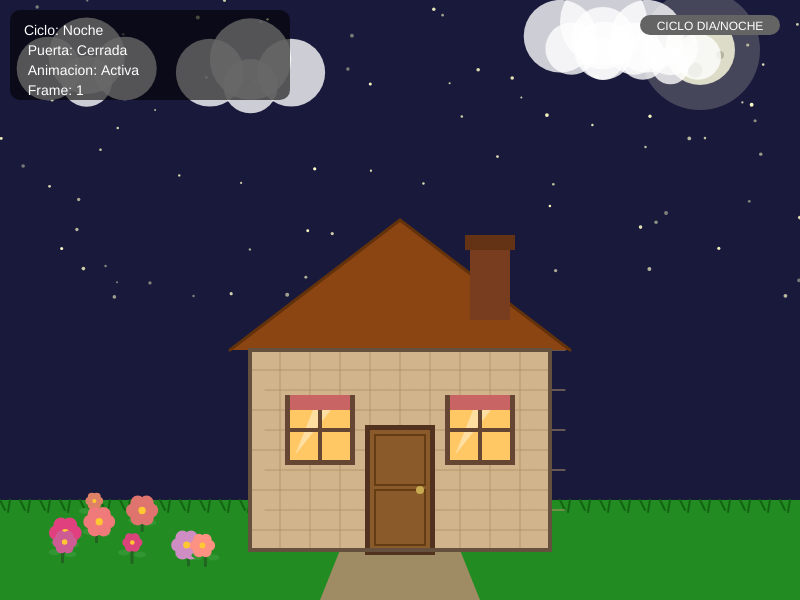
Frame 1 (no input)
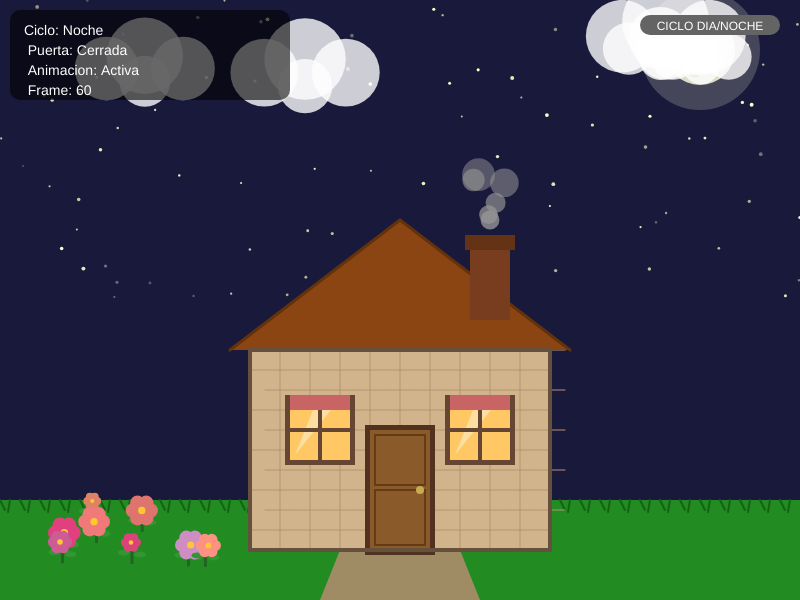
Frame 60 (no input)
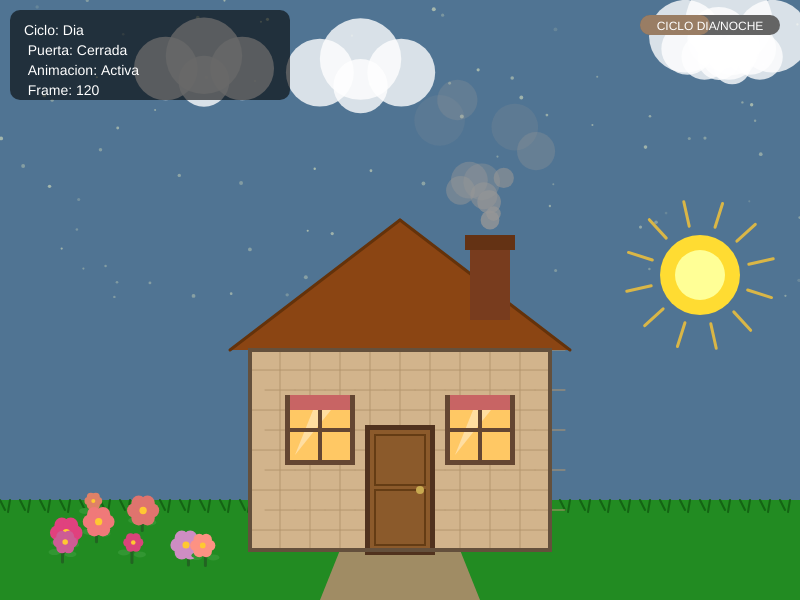
Frame 120 (the mouse pressed at the canvas centre since frame 60)

The p5.js sketch that drew these frames (run headless with seeded random() and noise() and a simulated clock; from frame 60 on, the mouse is pressed at the canvas centre):

// p5.js sketch
// ── sketch.js
// =====================================================
// PROYECTO FINAL - CASITA INTERACTIVA
// Materia: Graficación
// Nombre: Alexis Alvarez Sanchez.
// =====================================================


// Control de animación
let animacionActiva = true;

// Puerta
let puertaAbierta = false;
let anguloPuerta = 0;

// Nubes
let nubes = [];

// Humo de chimenea
let particulasHumo = [];

// Estrellas
let estrellas = [];

// Flores
let flores = [];


function setup() {
    createCanvas(800, 600);
    
    // Inicializar nubes con posiciones aleatorias
    for (let i = 0; i < 5; i++) {
        nubes.push({
            x: random(width),
            y: random(30, 120),
            velocidad: random(0.3, 1.2),
            tamano: random(0.8, 1.5)
        });
    }
    
    // Inicializar estrellas
    for (let i = 0; i < 80; i++) {
        estrellas.push({
            x: random(width),
            y: random(height / 2),
            brillo: random(100, 255),
            parpadeo: random(0.02, 0.08)
        });
    }
    
    // Inicializar flores en el jardín
    for (let i = 0; i < 8; i++) {
        flores.push({
            x: random(50, 250),
            y: random(480, 550),
            color: color(random(200, 255), random(50, 150), random(100, 200)),
            tamano: random(8, 15),
            oscilacion: random(TWO_PI)
        });
    }
    
    smooth();
}


function draw() {
   
    // mouseX controla el ciclo día/noche (0 = noche, width = día)
    let cicloDia = map(mouseX, 0, width, 0, 1);
    cicloDia = constrain(cicloDia, 0, 1);
  
    // colores: Noche (azul oscuro) → Día (azul claro)
    let colorNoche = color(25, 25, 60);
    let colorDia = color(135, 206, 235);
    let colorCielo = lerpColor(colorNoche, colorDia, cicloDia);
    background(colorCielo);
    
   
    dibujarEstrellas(cicloDia);
    
    
    // mouseY controla la altura del astro
    let alturaAstro = map(mouseY, 0, height, 50, height - 100);
    alturaAstro = constrain(alturaAstro, 50, height - 100);
    
    // Sol (día) o Luna (noche)
    if (cicloDia > 0.3) {
        dibujarSol(width - 100, alturaAstro, cicloDia);
    } else {
        dibujarLuna(width - 100, alturaAstro, cicloDia);
    }
    
   
    dibujarNubes();
    
   
    dibujarJardin();
    
    
    dibujarFlores();
    
    
    dibujarCasita();
    
  
    dibujarHumo();
    
    
    dibujarInfo();
}



// Dibujar estrellas que parpaden
function dibujarEstrellas(cicloDia) {
    // Opacidad 
    let opacidad = map(cicloDia, 0, 1, 255, 0);
    
    if (opacidad > 5) {
        noStroke();
        for (let estrella of estrellas) {
            // parpadeo
            let brillo = estrella.brillo + sin(frameCount * estrella.parpadeo) * 50;
            brillo = constrain(brillo, 50, 255);
            fill(255, 255, 200, opacidad * (brillo / 255));
            circle(estrella.x, estrella.y, random(2, 4));
        }
    }
}

// Dibujar sol con rayos
function dibujarSol(x, y, cicloDia) {
    push();
    translate(x, y);
    
    // Animacion sol
    stroke(255, 200, 50, 200);
    strokeWeight(3);
    let rotacionRayos = frameCount * 0.02;
    for (let i = 0; i < 12; i++) {
        let angulo = rotacionRayos + (i * TWO_PI / 12);
        let x1 = cos(angulo) * 50;
        let y1 = sin(angulo) * 50;
        let x2 = cos(angulo) * 75;
        let y2 = sin(angulo) * 75;
        line(x1, y1, x2, y2);
    }
    
    // Círculo del sol
    noStroke();
    fill(255, 220, 50);
    circle(0, 0, 80);
    
    // Brillo por dentro
    fill(255, 255, 150);
    circle(0, 0, 50);
    
    pop();
}

// Dibujar luna 
function dibujarLuna(x, y, cicloDia) {
    push();
    translate(x, y);
    
    
    noStroke();
    fill(255, 255, 220, 50);
    circle(0, 0, 120);
    
    // Círculo de la luna
    fill(220, 220, 200);
    circle(0, 0, 70);
    
    
    fill(180, 180, 160);
    circle(-15, -10, 12);
    circle(20, 5, 8);
    circle(-5, 20, 15);
    circle(10, -18, 6);
    
    pop();
}

// Dibujar y animar nubes
function dibujarNubes() {
    noStroke();
    fill(255, 255, 255, 200);
    
    for (let nube of nubes) {
        push();
        translate(nube.x, nube.y);
        scale(nube.tamano);
        
        // Dibujar nube con múltiples círculos
        circle(0, 0, 50);
        circle(30, -10, 60);
        circle(60, 0, 50);
        circle(30, 10, 40);
        
        pop();
        
        // Mover nube si la animación está activa
        if (animacionActiva) {
            nube.x += nube.velocidad;
            if (nube.x > width + 100) {
                nube.x = -100;
            }
        }
    }
}

// Dibujar el jardín/suelo
function dibujarJardin() {
    // Suelo verde
    noStroke();
    fill(34, 139, 34);
    rect(0, height - 100, width, 100);
    
    // Detalle del césped
    stroke(20, 100, 20);
    strokeWeight(2);
    for (let i = 0; i < width; i += 20) {
        line(i, height - 100, i + 5, height - 90);
        line(i + 10, height - 100, i + 8, height - 88);
    }
    
    // Camino de entrada
    noStroke();
    fill(160, 140, 100);
    beginShape();
    vertex(360, height - 100);
    vertex(440, height - 100);
    vertex(480, height);
    vertex(320, height);
    endShape(CLOSE);
}

// Dibujar flores animadas
function dibujarFlores() {
    for (let flor of flores) {
        push();
        translate(flor.x, flor.y);
        
        // Tallo
        stroke(34, 100, 34);
        strokeWeight(3);
        line(0, 0, 0, 20);
        
        // Hojas
        noStroke();
        fill(50, 150, 50);
        ellipse(-8, 10, 12, 6);
        ellipse(8, 12, 12, 6);
        
        // Flor con animación de oscilación
        let oscilacion = sin(frameCount * 0.05 + flor.oscilacion) * 3;
        translate(oscilacion, 0);
        
        // Pétalos
        noStroke();
        fill(flor.color);
        for (let i = 0; i < 6; i++) {
            let angulo = i * TWO_PI / 6;
            let px = cos(angulo) * flor.tamano * 0.6;
            let py = sin(angulo) * flor.tamano * 0.6;
            circle(px, py, flor.tamano);
        }
        
        // Centro de la flor
        fill(255, 200, 50);
        circle(0, 0, flor.tamano * 0.5);
        
        pop();
    }
}

// Dibujar la casita completa
function dibujarCasita() {
    push();
    translate(250, 250);
    
    
    noStroke();
    fill(210, 180, 140); // Color madera clara
    rect(0, 100, 300, 200);
    
    // Textura de ladrillos
    stroke(180, 150, 110);
    strokeWeight(1);
    for (let i = 0; i < 300; i += 30) {
        line(i, 100, i, 300);
        for (let j = 100; j < 300; j += 20) {
            let offset = (j / 20) % 2 === 0 ? 0 : 15;
            line(i + offset, j, i + offset + 30, j);
        }
    }
    
  
    noStroke();
    fill(139, 69, 19); // Marrón oscuro
    triangle(-20, 100, 150, -30, 320, 100);
    
    // Detalle del techo
    stroke(100, 50, 10);
    strokeWeight(3);
    line(-20, 100, 150, -30);
    line(150, -30, 320, 100);
    
    
    noStroke();
    fill(120, 60, 30);
    rect(220, -10, 40, 80);
    
    // Borde de la chimenea
    fill(100, 50, 20);
    rect(215, -15, 50, 15);
    
    
    // La iluminación de las ventanas cambia según el ciclo día/noche
    let cicloDia = map(mouseX, 0, width, 0, 1);
    let colorVentana = cicloDia > 0.5 ? color(100, 150, 200) : color(255, 200, 100);
    
    // Ventana izquierda
    dibujarVentana(40, 150, colorVentana);
    
    // Ventana derecha
    dibujarVentana(200, 150, colorVentana);
    

    dibujarPuerta(120, 180);
    
   
    // Marco de la casa
    stroke(100, 80, 60);
    strokeWeight(4);
    noFill();
    rect(0, 100, 300, 200);
    
    pop();
}

// Dibujar ventana
function dibujarVentana(x, y, colorInterior) {
    push();
    translate(x, y);
    
    // Marco
    noStroke();
    fill(100, 70, 50);
    rect(-5, -5, 70, 70);
    
    // Cristal
    fill(colorInterior);
    rect(0, 0, 60, 60);
    
    // Reflejo
    fill(255, 255, 255, 100);
    triangle(5, 55, 25, 5, 45, 5);
    
    // Cruces de la ventana
    stroke(100, 70, 50);
    strokeWeight(4);
    line(30, 0, 30, 60);
    line(0, 30, 60, 30);
    
    // Cortina
    noStroke();
    fill(200, 100, 100);
    rect(0, -5, 60, 15);
    
    pop();
}

// Dibujar puerta interactiva
function dibujarPuerta(x, y) {
    push();
    translate(x, y);
    
    // Marco de la puerta
    noStroke();
    fill(80, 50, 30);
    rect(-5, -5, 70, 130);
    
    // Animación de la puerta
    if (puertaAbierta && anguloPuerta < PI / 3) {
        anguloPuerta += 0.05;
    } else if (!puertaAbierta && anguloPuerta > 0) {
        anguloPuerta -= 0.05;
    }
    
    // Puerta con perspectiva cuando se abre
    push();
    translate(30, 60);
    rotate(-anguloPuerta);
    translate(-30, -60);
    
    // Panel de la puerta
    fill(139, 90, 43);
    rect(0, 0, 60, 120);
    
    // Detalles de la puerta
    stroke(100, 60, 20);
    strokeWeight(2);
    noFill();
    rect(5, 5, 50, 50);
    rect(5, 60, 50, 55);
    
    // Picaporte
    noStroke();
    fill(200, 170, 80);
    circle(50, 60, 8);
    
    pop();
    
    // Interior oscuro visible cuando la puerta está abierta
    if (anguloPuerta > 0.1) {
        fill(30, 20, 10);
        rect(5, 5, 50, 110);
    }
    
    pop();
}

// Dibujar humo de la chimenea
function dibujarHumo() {
    // Generar nueva partícula de humo
    if (animacionActiva && frameCount % 10 === 0) {
        particulasHumo.push({
            x: 490,
            y: 220,
            tamano: random(10, 20),
            opacidad: 200,
            velocidadY: random(0.5, 1.5),
            drift: random(-0.5, 0.5)
        });
    }
    
    // Dibujar y actualizar partículas
    noStroke();
    for (let i = particulasHumo.length - 1; i >= 0; i--) {
        let p = particulasHumo[i];
        
        fill(150, 150, 150, p.opacidad);
        circle(p.x, p.y, p.tamano);
        
        if (animacionActiva) {
            p.y -= p.velocidadY;
            p.x += p.drift + sin(frameCount * 0.05 + i) * 0.3;
            p.tamano += 0.3;
            p.opacidad -= 1.5;
        }
        
        // Eliminar partículas viejas
        if (p.opacidad <= 0 || p.y < 0) {
            particulasHumo.splice(i, 1);
        }
    }
}

// Dibujar información en pantalla
function dibujarInfo() {
    // Panel semi-transparente
    fill(0, 0, 0, 150);
    noStroke();
    rect(10, 10, 280, 90, 10);
    
    // Texto informativo
    fill(255);
    textSize(14);
    textAlign(LEFT);
    text(" Ciclo: " + (mouseX < width/2 ? "Noche" : "Dia"), 20, 35);
    text("  Puerta: " + (puertaAbierta ? "Abierta" : "Cerrada"), 20, 55);
    text("  Animacion: " + (animacionActiva ? "Activa" : "Pausada"), 20, 75);
    text("  Frame: " + frameCount, 20, 95);
    
    // Indicador visual del ciclo
    let cicloDia = map(mouseX, 0, width, 0, 1);
    fill(100, 100, 100);
    rect(width - 160, 15, 140, 20, 10);
    
    // Barra de progreso del ciclo
    let barraColor = lerpColor(color(50, 50, 150), color(255, 200, 50), cicloDia);
    fill(barraColor);
    rect(width - 160, 15, 140 * cicloDia, 20, 10);
    
    fill(255);
    textAlign(CENTER);
    textSize(12);
    text("CICLO DIA/NOCHE", width - 90, 30);
}


// Click del mouse - Abrir/cerrar puerta
function mousePressed() {
    // Verificar si el click está en el área de la puerta
    // Coordenadas aproximadas de la puerta en la casita
    let puertaX = 370;
    let puertaY = 430;
    let puertaAncho = 60;
    let puertaAlto = 120;
    
    if (mouseX > puertaX && mouseX < puertaX + puertaAncho &&
        mouseY > puertaY && mouseY < puertaY + puertaAlto) {
        puertaAbierta = !puertaAbierta;
    }
}

// Tecla espacio - Pausar/reanudar animación
function keyPressed() {
    if (key === ' ') {
        animacionActiva = !animacionActiva;
        if (animacionActiva) {
            loop();
        } else {
            noLoop();
            // Redibujar una vez para mostrar el estado pausado
            redraw();
        }
    }
}
